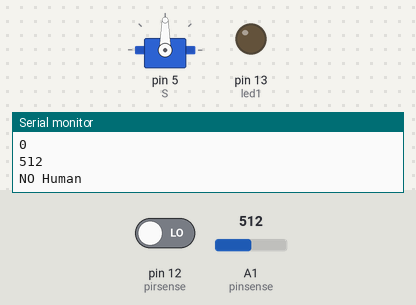
Simulated run of this sketch. Board: Arduino Uno, built with avr-gcc and run on an emulated ATmega328P. Shown: servo, output pins drawn as LEDs (lit = HIGH), the last lines printed to the serial monitor. The test bench sets the inputs (shaded band); at power-on: pin 12 (pirsense) LOW, A1 (pinsense) = 512.

Above: at 1.8 s.
1.9 s: pin 12 (pirsense) driven HIGH
At 3.2 s:
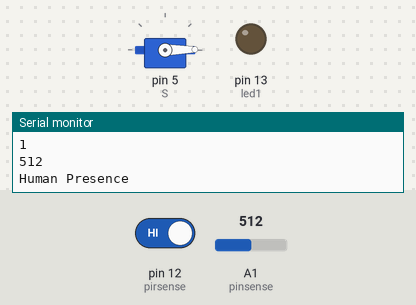
3.5 s: A1 (pinsense) set to 104
5.2 s: A1 (pinsense) set to 88
At 6.6 s:
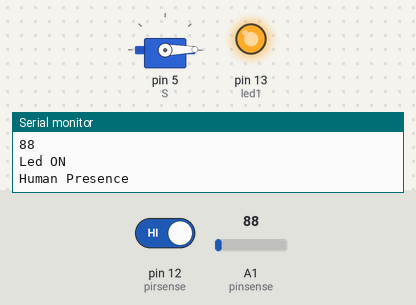
7.6 s: pin 12 (pirsense) driven LOW
At 9.1 s:
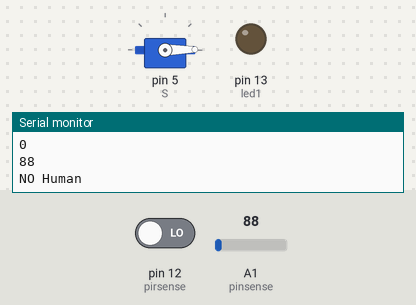
Timing chart, 0 to 10.6 s (numbered marks = the images above; inputs shaded):
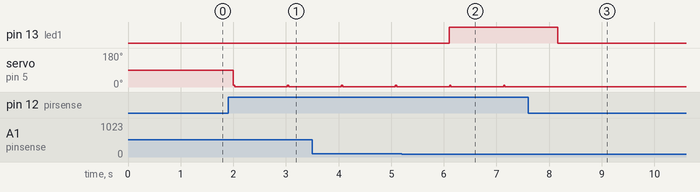

The sketch:

ldrsense.ino
```cpp
#include<Servo.h>
Servo S;
int led1=13;
int pinsense=1,pirsense=12;
void setup() {
  // put your setup code here, to run once:
  pinMode(pirsense,INPUT);
  pinMode(led1,OUTPUT);
  S.attach(5);
  Serial.begin(9600);
}

void loop() {
  // put your main code here, to run repeatedly:
  int value=analogRead(pinsense);
  int value1=digitalRead(pirsense);
  Serial.println(value1);
  Serial.println(value);
  if(value1==HIGH)
  {
    if(value<100)
    {
          digitalWrite(led1,HIGH);
          Serial.println("Led ON");
    }
     for(int i=0;i<=180;i++)
     {
        S.write(i);
        //Serial.println("Servo");
     }
     for(int i=180;i>0;i--)
     {
        S.write(i);
        //Serial.println("Servo");
     }
     Serial.println("Human Presence");

  }
  else

    {  digitalWrite(led1,LOW);
      Serial.println("NO Human");
    }
    delay(1000);
  }
```

Measured:
- the behaviour switches between 100 and 99 on A1 (pinsense) (found by bisection; images 1 and 2)
- after the input at 1.9 s, servo on pin 5 (S): 90° → 1° after 0.10 s
- after the input at 5.2 s, pin 13 (led1): LOW → HIGH after 0.91 s
- after the input at 7.6 s, pin 13 (led1): HIGH → LOW after 0.56 s; servo on pin 5 (S): stops changing and stays 1°
